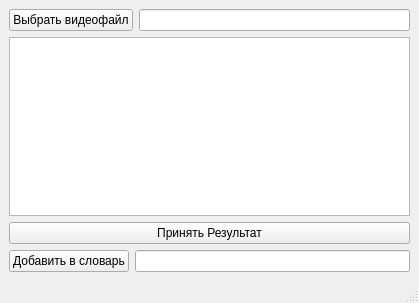
<?xml version="1.0" encoding="UTF-8"?>
<ui version="4.0">
 <class>MainWindow</class>
 <widget class="QMainWindow" name="MainWindow">
  <property name="geometry">
   <rect>
    <x>0</x>
    <y>0</y>
    <width>419</width>
    <height>303</height>
   </rect>
  </property>
  <property name="windowTitle">
   <string>DigitalSteno</string>
  </property>
  <widget class="QWidget" name="centralwidget">
   <layout class="QVBoxLayout" name="verticalLayout">
    <item>
     <layout class="QHBoxLayout" name="horizontalLayout">
      <item>
       <widget class="QPushButton" name="btn1">
        <property name="maximumSize">
         <size>
          <width>16777215</width>
          <height>16777215</height>
         </size>
        </property>
        <property name="text">
         <string>Выбрать видеофайл</string>
        </property>
        <property name="iconSize">
         <size>
          <width>16</width>
          <height>16</height>
         </size>
        </property>
       </widget>
      </item>
      <item>
       <widget class="QLineEdit" name="NameFile">
        <property name="text">
         <string/>
        </property>
        <property name="readOnly">
         <bool>true</bool>
        </property>
        <property name="placeholderText">
         <string/>
        </property>
        <property name="cursorMoveStyle">
         <enum>Qt::LogicalMoveStyle</enum>
        </property>
       </widget>
      </item>
     </layout>
    </item>
    <item>
     <widget class="QPlainTextEdit" name="plainTextEdit"/>
    </item>
    <item>
     <widget class="QPushButton" name="btn2">
      <property name="text">
       <string>Принять Результат</string>
      </property>
     </widget>
    </item>
    <item>
     <layout class="QHBoxLayout" name="horizontalLayout_2">
      <item>
       <widget class="QPushButton" name="btn3">
        <property name="text">
         <string>Добавить в словарь</string>
        </property>
       </widget>
      </item>
      <item>
       <widget class="QLineEdit" name="lineEdit_2"/>
      </item>
     </layout>
    </item>
   </layout>
  </widget>
  <widget class="QStatusBar" name="statusbar">
   <property name="maximumSize">
    <size>
     <width>16777215</width>
     <height>16777215</height>
    </size>
   </property>
  </widget>
 </widget>
 <resources/>
 <connections/>
</ui>
